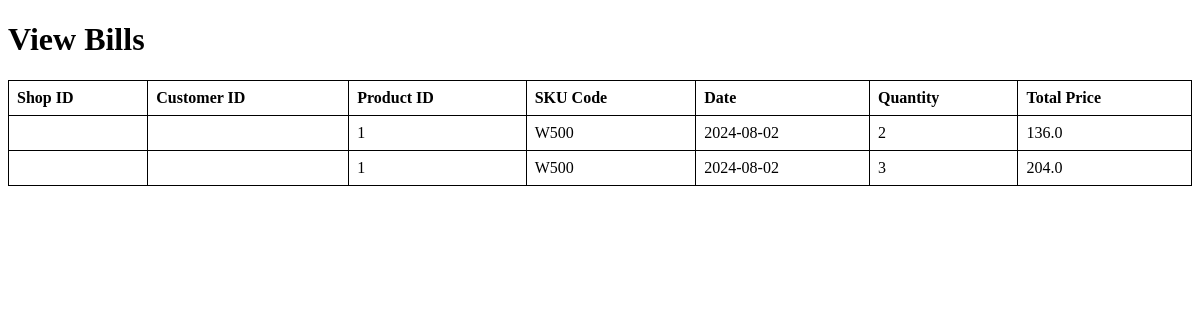
Before: /view_bills with the older database file.
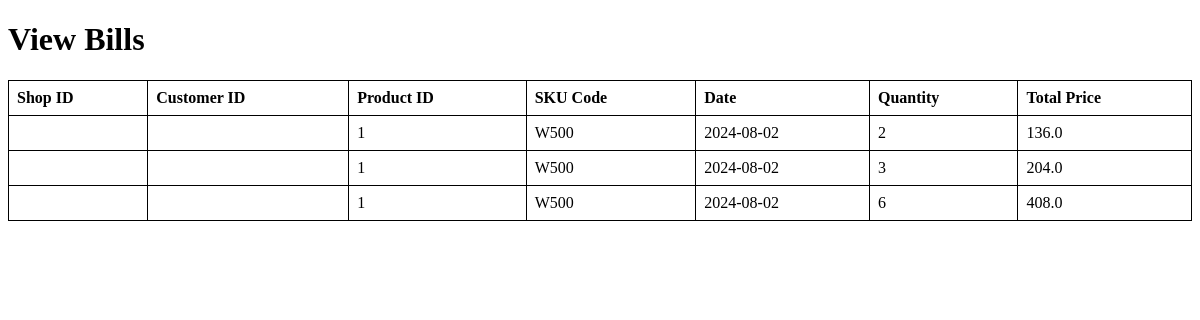
After: the same page with the newer database file.
### models.py (models this page shows)
class TransactionRecord(db.Model):
    id = db.Column(db.Integer, primary_key=True)
    customer_id = db.Column(db.Integer, db.ForeignKey('customer.id'), nullable=False)
    product_id = db.Column(db.Integer, db.ForeignKey('product.id'), nullable=False)
    date = db.Column(db.Date, nullable=False)
    quantity = db.Column(db.Integer, nullable=False)
    total_price = db.Column(db.Float, nullable=False)

class Product(db.Model):
    id = db.Column(db.Integer, primary_key=True)
    name = db.Column(db.String(100), nullable=False)
    SKU = db.Column(db.String(50), nullable=False)
    category_id = db.Column(db.Integer, db.ForeignKey('product_category.id'), nullable=False)
    image = db.Column(db.String(200), nullable=True)
    net_price = db.Column(db.Float, nullable=False)
    selling_price = db.Column(db.Float, nullable=False)
    quantity = db.Column(db.Integer, nullable=False)
    seller = db.Column(db.String(100), nullable=False)
    inventory = db.relationship('Inventory', backref='product', lazy=True)

### blueprints/billing.py (the view)
@billing_bp.route('/view_bills')
def view_bills():
    bills = db.session.query(
        TransactionRecord,
        Product.SKU
    ).join(Product, TransactionRecord.product_id == Product.id).all()
    return render_template('view_bills.html', bills=bills)

### templates/view_bills.html (shortened to what this page needs)
<!DOCTYPE html>
<html>
<head>
</head>
<body>
    <h1>View Bills</h1>
    <table>
        <tr>
            <th>Shop ID</th>
            <th>Customer ID</th>
            <th>Product ID</th>
            <th>SKU Code</th>
            <th>Date</th>
            <th>Quantity</th>
            <th>Total Price</th>
        </tr>
        {% for bill, sku in bills %}
        <tr>
            <td>{{ bill.shop_id }}</td>
            <td>{{ bill.customer_id }}</td>
            <td>{{ bill.product_id }}</td>
            <td>{{ sku }}</td>
            <td>{{ bill.date }}</td>
            <td>{{ bill.quantity }}</td>
            <td>{{ bill.total_price }}</td>
        </tr>
        {% endfor %}
    </table>
</body>
</html>

### templates/view_bills.html (style rules this page uses)
table { width: 100%; border-collapse: collapse; }
table, th, td { border: 1px solid black; }
th, td { padding: 8px; text-align: left; }

Changed rows visible on the page:
added TransactionRecord: product_id "1", SKU "W500", date "2024-08-02", quantity "6", total_price "408.0"
